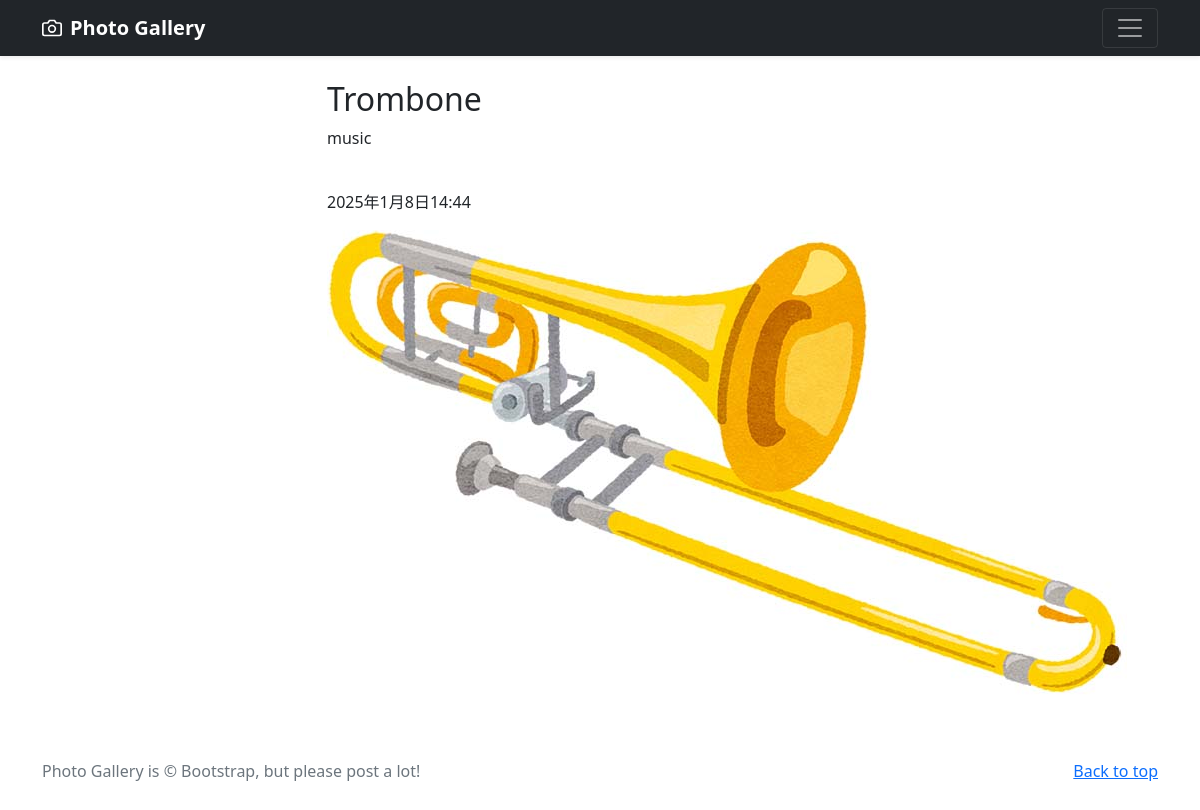
Page /photo-detail/9 (signed in) on the committed database.
### photo/models.py (models this page shows, shortened)
class PhotoPost(models.Model):
    user = models.ForeignKey(
        CustomUser,
        verbose_name='ユーザー',
        on_delete=models.CASCADE
    )
    category = models.ForeignKey(
        Category,
        verbose_name='カテゴリ',
        on_delete=models.PROTECT
    )
    title = models.CharField(
        verbose_name='タイトル',
        max_length=200
    )
    comment = models.TextField(
        verbose_name='コメント',
    )
    image1 = models.ImageField(
        verbose_name='イメージ1',
        upload_to= 'photos'
    )
    image2 = models.ImageField(
        verbose_name='イメージ2',
        upload_to= 'photos',
        blank=True,
        null=True
    )
    posted_at = models.DateTimeField(
        verbose_name='投稿日時',
        auto_now_add=True
    )

### photo/views.py (the view)
# urls.py: path('photo-detail/<int:pk>', views.DetailView.as_view(), name = 'photo_detail'),
class DetailView(DetailView):
    template_name ='detail.html'
    model = PhotoPost

### photo/templates/detail.html (shortened to what this page needs)
{% extends 'base.html' %}
{% block contents %}
<br>
<div class="container">
  <div class="row">
    <div class="col offset-3">
       <h2>{{object.title}}</h2>
       <p>{{object.comment}}</p>
      <br>
       <p>{{object.posted_at}}</p>
       <p><img src="{{ object.image1.url }}"></img></p>
    </div>
  </div>
</div>
{% endblock %}

### rows in the picture
PhotoPost: title "Trombone", comment "music", posted_at "2025年1月8日14:44", image1 (picture)
